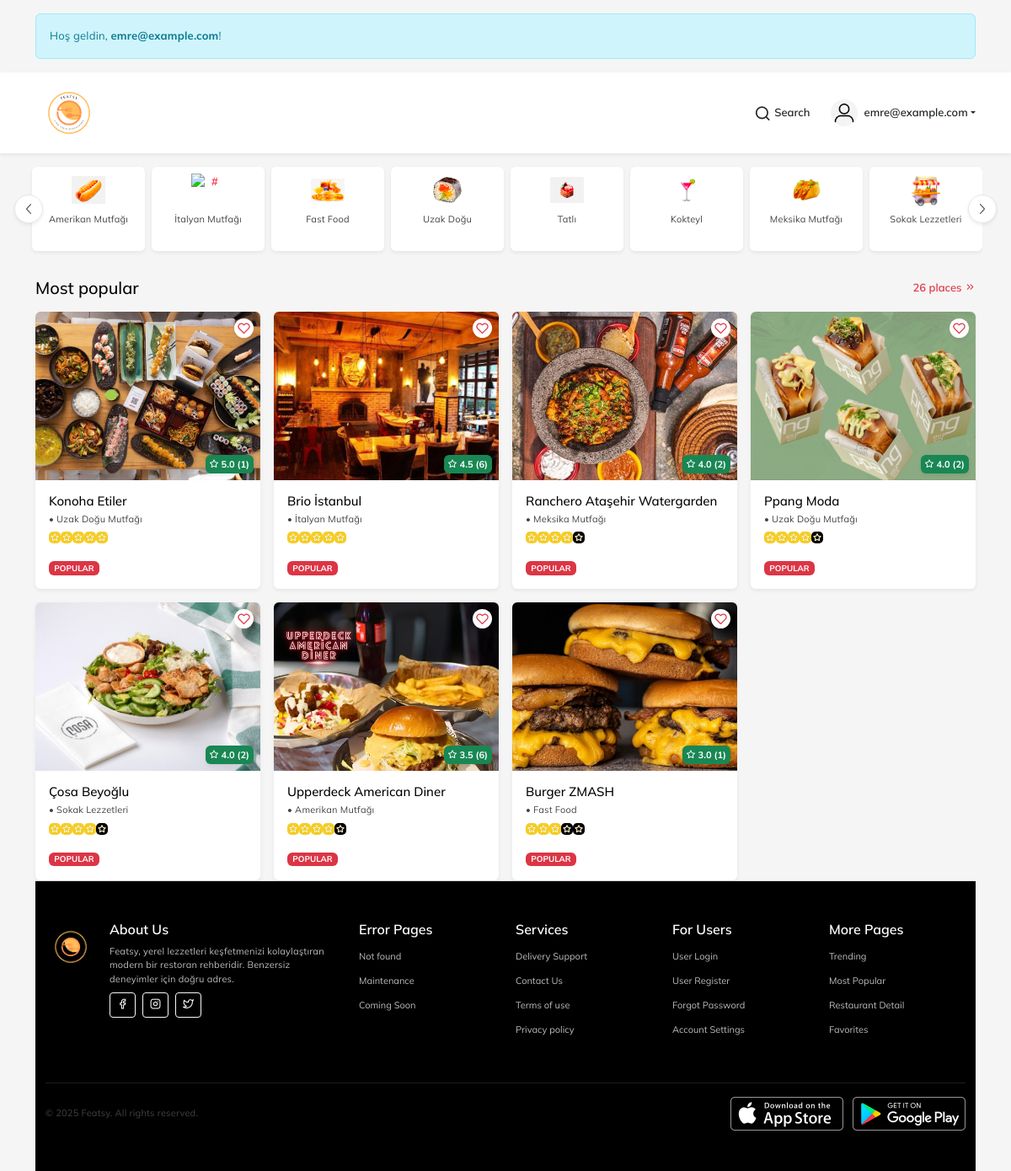
Screenshot of /home.php (signed in) with the database file from the repository.
### tables this page shows
CREATE TABLE `restaurants` (
  `id` int(11) NOT NULL,
  `user_id` int(11) NOT NULL,
  `name` varchar(150) NOT NULL,
  `description` text DEFAULT NULL,
  `phone` varchar(20) DEFAULT NULL,
  `profile_picture` varchar(255) DEFAULT NULL,
  `website` varchar(255) DEFAULT NULL,
  `instagram_url` varchar(255) DEFAULT NULL,
  `is_verified` tinyint(1) DEFAULT 0,
  `is_active` tinyint(1) DEFAULT 1,
  `opening_hours` varchar(50) DEFAULT NULL,
  `created_at` datetime DEFAULT current_timestamp(),
  `updated_at` datetime DEFAULT current_timestamp() ON UPDATE current_timestamp(),
  `latitude` decimal(10,7) DEFAULT NULL,
  `longitude` decimal(10,7) DEFAULT NULL,
  `price_range_id` int(11) DEFAULT NULL,
  `county_id` int(11) DEFAULT NULL
);

### db/functions.php (called while the page is built, shortened)
<?php
include 'db/config_db.php';
function get_popular_restaurants($limit = 8) {
    global $conn;
    $sql = "
        SELECT
            r.id,
            r.name,
            r.profile_picture,
            c.name AS category_name,
            ROUND(AVG(a.rating), 1) AS average_rating,
            COUNT(a.rating) AS total_ratings
        FROM restaurants r
        LEFT JOIN restaurant_categories rc ON r.id = rc.restaurant_id
        LEFT JOIN categories c ON rc.category_id = c.id
        LEFT JOIN actions a ON r.id = a.restaurant_id
        WHERE r.is_active = 1
        GROUP BY r.id
        ORDER BY average_rating DESC
        LIMIT ?
    ";
    $stmt = $conn->prepare($sql);
    $stmt->bind_param("i", $limit);
    $stmt->execute();
    $result = $stmt->get_result();
    $restaurants = [];
    while ($row = $result->fetch_assoc()) {
        $restaurants[] = $row;
    }
    return $restaurants;
}

### home.php (the view, shortened to what this page needs)
<?php
include 'db/functions.php';
$popular_restaurants = get_popular_restaurants(8);
?>
<!DOCTYPE html>
<html lang="en">
<head>
    <link href="vendor/slick/slick/slick.css" rel="stylesheet" type="text/css">
    <link href="vendor/slick/slick/slick-theme.css" rel="stylesheet" type="text/css">
    <link href="vendor/icons/feather.css" rel="stylesheet" type="text/css">
    <link href="vendor/bootstrap/css/bootstrap.min.css" rel="stylesheet">
    <link href="css/style.css" rel="stylesheet">
    <link href="vendor/sidebar/demo.css" rel="stylesheet">
</head>
<body class="fixed-bottom-bar">
    <div class="container pt-3">
        <p class="alert alert-info mb-3">
            Hoş geldin, <strong><?php echo $_SESSION['user_email'] ?? 'misafir'; ?></strong>!
        </p>
    </div>
    <header class="section-header">
        <section class="header-main shadow-sm bg-white">
  <div class="container">
    <div class="row align-items-center justify-content-between py-2">
      <div class="col-auto">
  <a href="home.php" class="brand-wrap mb-0">
    <img alt="logo" src="img/logo.png" class="img-fluid" style="height: 80px;">
  </a>
</div>
      <div class="col-auto d-flex align-items-center gap-4">
        <a href="search.php" class="d-flex align-items-center text-dark text-decoration-none">
          <i class="feather-search h5 mb-0 me-1"></i>
          <span class="fw-semibold">Search</span>
        </a>
        <div class="dropdown">
          <a href="#" class="dropdown-toggle d-flex align-items-center text-dark text-decoration-none"
             id="dropdownMenuButton" data-bs-toggle="dropdown" aria-haspopup="true" aria-expanded="false">
            <img src="img/homelogo/guestlogo.png" alt="User" class="rounded-circle me-2"
                 style="width: 32px; height: 32px;">
            <span class="fw-semibold"><?php echo $_SESSION['user_email'] ?? 'Guest'; ?></span>
          </a>
        </div>
      </div>
    </div>
  </div>
</section>
    </header>
        <div class="container">
            <div class="cat-slider">
                <div class="cat-item px-1 py-3">
                    <a class="bg-white rounded d-block p-2 text-center shadow-sm" href="trending.php">
                        <img alt="#" src="img/homelogo/americanlogo.png" class="img-fluid mb-2">
                        <p class="m-0 small">Amerikan Mutfağı</p>
                    </a>
                </div>
                <div class="cat-item px-1 py-3">
                    <a class="bg-white rounded d-block p-2 text-center shadow-sm" href="trending.php">
                        <img alt="#" src="img/homelogo/italyanlogo.png" class="img-fluid mb-2">
                        <p class="m-0 small">İtalyan Mutfağı</p>
                    </a>
                </div>
                <div class="cat-item px-1 py-3">
                    <a class="bg-white rounded d-block p-2 text-center shadow-sm" href="trending.php">
                        <img alt="#" src="img/homelogo/fastfoodlogo.png" class="img-fluid mb-2">
                        <p class="m-0 small">Fast Food</p>
                    </a>
                </div>
                <div class="cat-item px-1 py-3">
                    <a class="bg-white rounded d-block p-2 text-center shadow-sm" href="trending.php">
                        <img alt="#" src="img/homelogo/uzakdogulogo.png" class="img-fluid mb-2">
                        <p class="m-0 small">Uzak Doğu</p>
                    </a>
                </div>
                <div class="cat-item px-1 py-3">
                    <a class="bg-white rounded d-block p-2 text-center shadow-sm" href="trending.php">
                        <img alt="#" src="img/homelogo/tatlılogo.png" class="img-fluid mb-2">
                        <p class="m-0 small">Tatlı</p>
                    </a>
                </div>
                <div class="cat-item px-1 py-3">
                    <a class="bg-white rounded d-block p-2 text-center shadow-sm" href="trending.php">
                        <img alt="#" src="img/homelogo/kokteyllogo.png" class="img-fluid mb-2">
                        <p class="m-0 small">Kokteyl</p>
                    </a>
                </div>
                <div class="cat-item px-1 py-3">
                    <a class="bg-white rounded d-block p-2 text-center shadow-sm" href="trending.php">
                        <img alt="#" src="img/homelogo/meksikalogo.png" class="img-fluid mb-2">
                        <p class="m-0 small">Meksika Mutfağı</p>
                    </a>
                </div>
                <div class="cat-item px-1 py-3">
                    <a class="bg-white rounded d-block p-2 text-center shadow-sm" href="trending.php">
                        <img alt="#" src="img/homelogo/sokaklezzetleri.png" class="img-fluid mb-2">
                        <p class="m-0 small">Sokak Lezzetleri</p>
                    </a>
                </div>
            </div>
        </div>
        <div class="container">
           <div class="py-3 title d-flex align-items-center">
                <h5 class="m-0">Most popular</h5>
                <a class="fw-bold ms-auto" href="most_popular.php">26 places <i class="feather-chevrons-right"></i></a>
            </div>
   <div class="row g-3">
  <?php
  $imageCount = 1;
  foreach ($popular_restaurants as $restaurant):
      $imagePath = "img/restaurants/" . $imageCount . ".jpg";
  ?>
    <div class="col-12 col-sm-6 col-md-4 col-lg-3">
      <div class="list-card bg-white h-100 rounded overflow-hidden position-relative shadow-sm">
        <div class="list-card-image">
          <div class="star position-absolute">
            <span class="badge text-bg-success">
              <i class="feather-star"></i>
              <?= $restaurant['average_rating'] ?? '0.0' ?>
              (<?= $restaurant['total_ratings'] ?>)
            </span>
          </div>
          <div class="favourite-heart text-danger position-absolute rounded-circle">
            <a href="#"><i class="feather-heart"></i></a>
          </div>
          <a href="restaurant.php?id=<?= $restaurant['id'] ?>">
            <img alt="Restaurant Image" src="<?= $imagePath ?>" class="img-fluid item-img w-100" style="height: 200px; object-fit: cover;">
          </a>
        </div>
        <div class="p-3 position-relative">
          <div class="list-card-body">
            <h6 class="mb-1">
              <a href="restaurant.php?id=<?= $restaurant['id'] ?>" class="text-black">
                <?= htmlspecialchars($restaurant['name']) ?>
              </a>
            </h6>
            <p class="text-gray mb-1 small">• <?= $restaurant['category_name'] ?? 'Unknown' ?></p>
            <ul class="rating-stars list-unstyled">
              <li>
                <?php
                $rating = round($restaurant['average_rating']);
                for ($i = 1; $i <= 5; $i++) {
                  echo '<i class="feather-star' . ($i <= $rating ? ' star_active' : '') . '"></i>';
                }
                ?>
              </li>
            </ul>
          </div>
          <div class="list-card-badge">
            <span class="badge text-bg-danger">POPULAR</span>
          </div>
        </div>
      </div>
    </div>
  <?php
    $imageCount++;
  endforeach;
  ?>
</div>
<footer class="section-footer border-top bg-dark text-white">
  <div class="container py-5">
    <div class="row gy-4">
      <div class="col-lg-4 col-md-6">
        <div class="d-flex">
          <img src="img/logo.png" alt="Featsy Logo" style="height: 60px;" class="me-3">
          <div>
            <h6 class="fw-bold text-white">About Us</h6>
            <p class="text-muted mb-2 small">Featsy, yerel lezzetleri keşfetmenizi kolaylaştıran modern bir restoran rehberidir. Benzersiz deneyimler için doğru adres.</p>
            <div class="d-flex gap-2">
              <a class="btn btn-sm btn-outline-light" href="#"><i class="feather-facebook"></i></a>
              <a class="btn btn-sm btn-outline-light" href="#"><i class="feather-instagram"></i></a>
              <a class="btn btn-sm btn-outline-light" href="#"><i class="feather-twitter"></i></a>
            </div>
          </div>
        </div>
      </div>
      <div class="col-lg-2 col-md-3 col-sm-6">
        <h6 class="fw-bold">Error Pages</h6>
        <ul class="list-unstyled small">
          <li><a href="not-found.php" class="text-muted">Not found</a></li>
          <li><a href="maintence.php" class="text-muted">Maintenance</a></li>
          <li><a href="coming-soon.php" class="text-muted">Coming Soon</a></li>
        </ul>
      </div>
      <div class="col-lg-2 col-md-3 col-sm-6">
        <h6 class="fw-bold">Services</h6>
        <ul class="list-unstyled small">
          <li><a href="faq.php" class="text-muted">Delivery Support</a></li>
          <li><a href="contact-us.php" class="text-muted">Contact Us</a></li>
          <li><a href="terms.php" class="text-muted">Terms of use</a></li>
          <li><a href="privacy.php" class="text-muted">Privacy policy</a></li>
        </ul>
      </div>
      <div class="col-lg-2 col-md-3 col-sm-6">
        <h6 class="fw-bold">For Users</h6>
        <ul class="list-unstyled small">
          <li><a href="login.php" class="text-muted">User Login</a></li>
          <li><a href="signup.php" class="text-muted">User Register</a></li>
          <li><a href="forgot_password.php" class="text-muted">Forgot Password</a></li>
          <li><a href="profile.php" class="text-muted">Account Settings</a></li>
        </ul>
      </div>
      <div class="col-lg-2 col-md-3 col-sm-6">
        <h6 class="fw-bold">More Pages</h6>
        <ul class="list-unstyled small">
          <li><a href="trending.php" class="text-muted">Trending</a></li>
          <li><a href="most_popular.php" class="text-muted">Most Popular</a></li>
          <li><a href="restaurant.php" class="text-muted">Restaurant Detail</a></li>
          <li><a href="favorites.php" class="text-muted">Favorites</a></li>
        </ul>
      </div>
    </div>
    <hr class="border-secondary mt-5">
    <div class="d-flex justify-content-between align-items-center flex-column flex-md-row text-muted small">
      <p class="mb-2 mb-md-0">© 2025 Featsy. All rights reserved.</p>
      <div>
        <a href="#"><img src="img/appstore.png" height="40" class="me-2" alt="App Store"></a>
        <a href="#"><img src="img/playmarket.png" height="40" alt="Google Play"></a>
      </div>
    </div>
  </div>
</footer>
</body>
</html>

### css/style.css (style rules this page uses)
body { font-family: 'Mulish', sans-serif; font-size: 13px; color: #000000; background: #f5f5f5; }
.slick-slider { margin: 0 -8px; }
.slick-slide { padding: 8px; }
.fw-bold { font-weight: 600 !important; }
.small, small { font-size: 11px !important; }
.form-control, .btn, .input-group-sm>.custom-select, .input-group-sm>.form-control, .input-group-sm>.input-group-text>.btn, .input-group-sm>.input-group-text>.input-group-text, .input-group-sm>.input-group-prepend>.btn, .input-group-sm>.input-group-prepend>.input-group-text { font-size: 13px; }
.offer-slider.slick-initialized, .cat-slider.slick-initialized, .trending-slider.slick-initialized, .popular-slider.slick-initialized, .osahan-slider.slick-initialized, .osahan-slider-map.slick-initialized { visibility: visible; opacity: 1; }
.offer-slider, .cat-slider, .trending-slider, .popular-slider, .osahan-slider, .osahan-slider-map { opacity: 0; visibility: hidden; transition: opacity 1s ease; -webkit-transition: opacity 1s ease; }
.header-main .container { position: relative; }
.brand-wrap img { height: 40px; }
.cat-slider img { width: 38px; margin: auto; -webkit-filter: saturate(200%); filter: saturate(200%); }
p { color: #424242; letter-spacing: 0.2px; }
.list-card a, .list-card h6 { color: inherit; overflow: hidden; white-space: nowrap; font-size: 15px; text-overflow: ellipsis; }
.list-card .star { right: 8px; bottom: 8px; }
.list-card .star .badge { font-size: 11px; padding: 5px 5px; box-shadow: 0 .125rem .25rem rgba(0, 0, 0, .075)!important; }
.list-card .list-card-image { position: relative; }
.list-card .favourite-heart { right: 8px; top: 8px; box-shadow: 0 .125rem .25rem rgba(0, 0, 0, .075)!important; }
.list-card .favourite-heart i { background: #fff; width: 23px; height: 23px; display: inline-block; text-align: center; font-size: 15px; line-height: 24px; border-radius: 50px; }
.list-card .list-card-body p.text-gray { overflow: hidden; white-space: nowrap; text-overflow: ellipsis; font-size: 12px; }
.list-card .p-3 { overflow: hidden; }
.rating-stars .feather-star { font-size: 10px; background: #000000; color: #fff; padding: 2px; text-shadow: 0px 0px 1px #d2b128; border-radius: 5px; }
.rating-stars .feather-star.star_active { background: #f5cd25; }
footer .text-muted { color: #bdbdbd !important; }
.section-footer { background: #000 !important; }
.section-footer ul li { line-height: 29px; }
.section-footer ul { margin: 0px; }

### home.php (style rules this page uses)
.cat-item a { display: flex; flex-direction: column; align-items: center; justify-content: center; min-height: 100px; height: 100%; text-align: center; }
.cat-item img { height: 40px; width: 40px; object-fit: contain; margin-bottom: 5px; }
.cat-item p { margin: 0; font-size: 14px; line-height: 1.2; }

### rows the page displays
restaurants: average_rating "5.0", total_ratings "1", shows a picture, name "Konoha Etiler", category_name "Uzak Doğu Mutfağı"
restaurants: average_rating "4.5", total_ratings "6", shows a picture, name "Brio İstanbul", category_name "İtalyan Mutfağı"
restaurants: average_rating "4.0", total_ratings "2", shows a picture, name "Ranchero Ataşehir Watergarden", category_name "Meksika Mutfağı"
restaurants: average_rating "4.0", total_ratings "2", shows a picture, name "Ppang Moda", category_name "Uzak Doğu Mutfağı"
restaurants: average_rating "4.0", total_ratings "2", shows a picture, name "Çosa Beyoğlu", category_name "Sokak Lezzetleri"
restaurants: average_rating "3.5", total_ratings "6", shows a picture, name "Upperdeck American Diner", category_name "Amerikan Mutfağı"
restaurants: average_rating "3.0", total_ratings "1", shows a picture, name "Burger ZMASH", category_name "Fast Food"

### other values shown
$_SESSION['user_email'] "emre@example.com"
